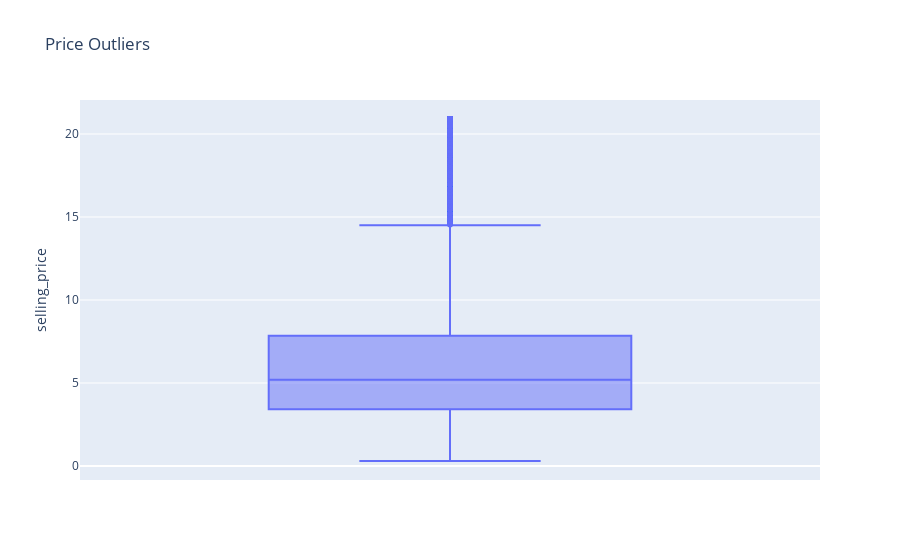

Notebook source saved alongside this figure:
### Code cell
#univariate Analysis
# Get me the outlier from cars 24 data?

import plotly.express as px
px.box(df, y="selling_price", title="Price Outliers").show()

### Figure 1 — Plotly figure (JSON) as saved in the notebook; plotly's stock layout.template omitted (floating-point values rounded to 4 significant figures; data arrays with more than 128 entries replaced by an {"elided": "..."} marker saying what was removed)
{"data": [{"alignmentgroup": "True", "hovertemplate": "selling_price=%{y}<extra></extra>", "legendgroup": "", "marker": {"color": "#636efa"}, "name": "", "notched": false, "offsetgroup": "", "orientation": "v", "showlegend": false, "type": "box", "x0": " ", "xaxis": "x", "y": {"elided": "19820 float values"}, "y0": " ", "yaxis": "y"}], "layout": {"boxmode": "group", "legend": {"tracegroupgap": 0}, "title": {"text": "Price Outliers"}, "xaxis": {"anchor": "y", "domain": [0, 1]}, "yaxis": {"anchor": "x", "domain": [0, 1], "title": {"text": "selling_price"}}}}
